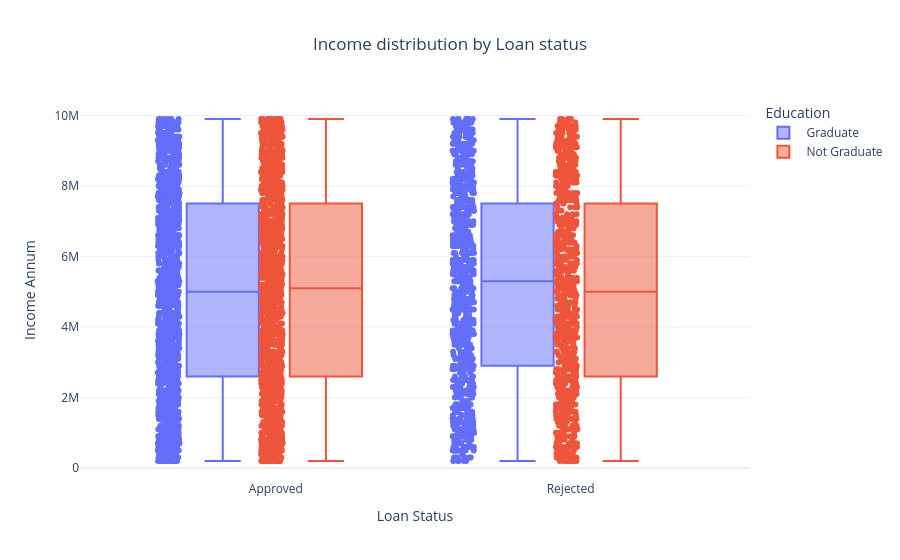

Source (notebook cell):
### Markdown cell above
#### BOX PLOT

### Code cell
fig = px.box(df, x="loan_status", y="income_annum",color="education", points="all",title="Income distribution by Loan status")
fig.update_layout( title_x=0.5,template="plotly_white",xaxis_title="Loan Status",yaxis_title="Income Annum",legend_title="Education")
fig.show()

### Figure 1 — Plotly figure (JSON) as saved in the notebook; plotly's stock layout.template omitted (floating-point values rounded to 4 significant figures; data arrays with more than 128 entries replaced by an {"elided": "..."} marker saying what was removed)
{"data": [{"alignmentgroup": "True", "boxpoints": "all", "hovertemplate": "education= Graduate<br>loan_status=%{x}<br>income_annum=%{y}<extra></extra>", "legendgroup": " Graduate", "marker": {"color": "#636efa"}, "name": " Graduate", "notched": false, "offsetgroup": " Graduate", "orientation": "v", "showlegend": true, "type": "box", "x": {"elided": "2144 str values"}, "x0": " ", "xaxis": "x", "y": {"elided": "2144 int values"}, "y0": " ", "yaxis": "y"}, {"alignmentgroup": "True", "boxpoints": "all", "hovertemplate": "education= Not Graduate<br>loan_status=%{x}<br>income_annum=%{y}<extra></extra>", "legendgroup": " Not Graduate", "marker": {"color": "#EF553B"}, "name": " Not Graduate", "notched": false, "offsetgroup": " Not Graduate", "orientation": "v", "showlegend": true, "type": "box", "x": {"elided": "2125 str values"}, "x0": " ", "xaxis": "x", "y": {"elided": "2125 int values"}, "y0": " ", "yaxis": "y"}], "layout": {"boxmode": "group", "legend": {"title": {"text": "Education"}, "tracegroupgap": 0}, "title": {"text": "Income distribution by Loan status", "x": 0.5}, "xaxis": {"anchor": "y", "domain": [0, 1], "title": {"text": "Loan Status"}}, "yaxis": {"anchor": "x", "domain": [0, 1], "title": {"text": "Income Annum"}}}}
